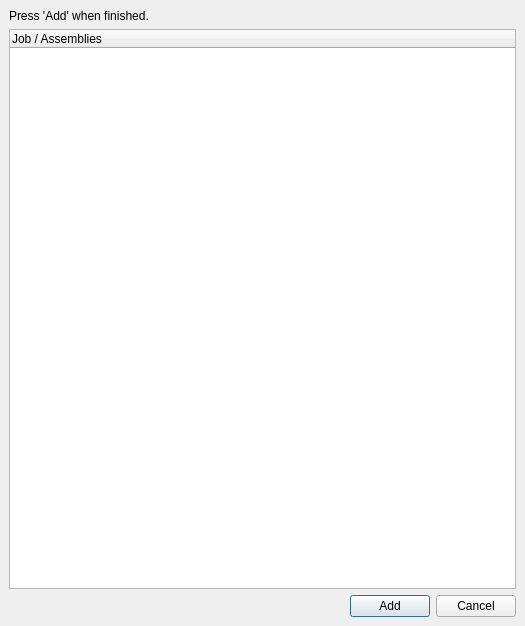
<?xml version="1.0" encoding="UTF-8"?>
<ui version="4.0">
 <class>Form</class>
 <widget class="QDialog" name="Form">
  <property name="geometry">
   <rect>
    <x>0</x>
    <y>0</y>
    <width>525</width>
    <height>626</height>
   </rect>
  </property>
  <property name="windowTitle">
   <string>Form</string>
  </property>
  <layout class="QHBoxLayout" name="horizontalLayout">
   <property name="spacing">
    <number>0</number>
   </property>
   <property name="leftMargin">
    <number>0</number>
   </property>
   <property name="topMargin">
    <number>0</number>
   </property>
   <property name="rightMargin">
    <number>0</number>
   </property>
   <property name="bottomMargin">
    <number>0</number>
   </property>
   <item>
    <widget class="QWidget" name="widget" native="true">
     <property name="contextMenuPolicy">
      <enum>Qt::ContextMenuPolicy::ActionsContextMenu</enum>
     </property>
     <property name="autoFillBackground">
      <bool>false</bool>
     </property>
     <property name="styleSheet">
      <string notr="true"/>
     </property>
     <layout class="QVBoxLayout" name="verticalLayout_3" stretch="0">
      <property name="leftMargin">
       <number>0</number>
      </property>
      <property name="topMargin">
       <number>0</number>
      </property>
      <property name="rightMargin">
       <number>0</number>
      </property>
      <property name="bottomMargin">
       <number>0</number>
      </property>
      <item>
       <layout class="QVBoxLayout" name="verticalLayout">
        <property name="leftMargin">
         <number>9</number>
        </property>
        <property name="topMargin">
         <number>9</number>
        </property>
        <property name="rightMargin">
         <number>9</number>
        </property>
        <property name="bottomMargin">
         <number>9</number>
        </property>
        <item>
         <widget class="QLabel" name="lblMessage">
          <property name="sizePolicy">
           <sizepolicy hsizetype="Preferred" vsizetype="Minimum">
            <horstretch>0</horstretch>
            <verstretch>0</verstretch>
           </sizepolicy>
          </property>
          <property name="text">
           <string>Press 'Add' when finished.</string>
          </property>
          <property name="alignment">
           <set>Qt::AlignmentFlag::AlignLeading|Qt::AlignmentFlag::AlignLeft|Qt::AlignmentFlag::AlignTop</set>
          </property>
         </widget>
        </item>
        <item>
         <widget class="QTreeWidget" name="treeWidget_assemblies">
          <property name="selectionMode">
           <enum>QAbstractItemView::SelectionMode::ExtendedSelection</enum>
          </property>
          <column>
           <property name="text">
            <string>Job / Assemblies</string>
           </property>
          </column>
         </widget>
        </item>
        <item>
         <layout class="QHBoxLayout" name="buttonsLayout">
          <item>
           <spacer name="horizontalSpacer_2">
            <property name="orientation">
             <enum>Qt::Orientation::Horizontal</enum>
            </property>
            <property name="sizeHint" stdset="0">
             <size>
              <width>40</width>
              <height>20</height>
             </size>
            </property>
           </spacer>
          </item>
          <item>
           <widget class="QPushButton" name="pushButton_add">
            <property name="maximumSize">
             <size>
              <width>16777215</width>
              <height>16777215</height>
             </size>
            </property>
            <property name="text">
             <string>Add</string>
            </property>
           </widget>
          </item>
          <item>
           <widget class="QPushButton" name="pushButton_cancel">
            <property name="maximumSize">
             <size>
              <width>16777215</width>
              <height>16777215</height>
             </size>
            </property>
            <property name="text">
             <string>Cancel</string>
            </property>
           </widget>
          </item>
         </layout>
        </item>
       </layout>
      </item>
     </layout>
    </widget>
   </item>
  </layout>
 </widget>
 <tabstops>
  <tabstop>pushButton_add</tabstop>
  <tabstop>pushButton_cancel</tabstop>
  <tabstop>treeWidget_assemblies</tabstop>
 </tabstops>
 <resources/>
 <connections/>
</ui>
